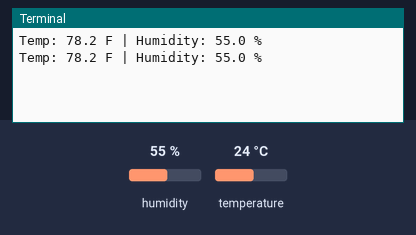
This program was run on a simulated Raspberry Pi (BCM pin numbers). Parts: the last lines printed to the terminal. The test bench sets the inputs (shaded band); at power-on: humidity 55 %, temperature 24 °C.

Above: at 1.2 s.
1.3 s: humidity set to 22 %
At 2.0 s:
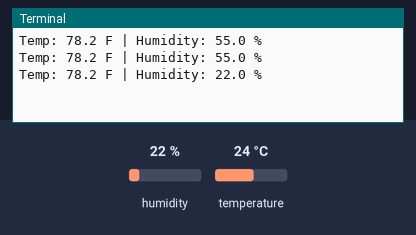
2.8 s: temperature set to 12 °C
At 3.6 s:
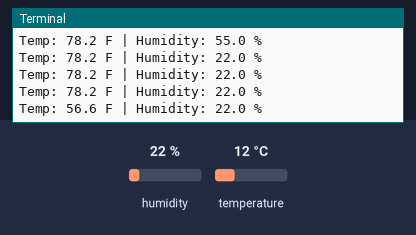
4.3 s: humidity set to 40 %
At 4.3 s:
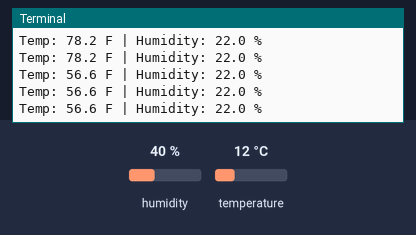
Timing chart, 0 to 7.3 s (numbered marks = the images above; inputs shaded):
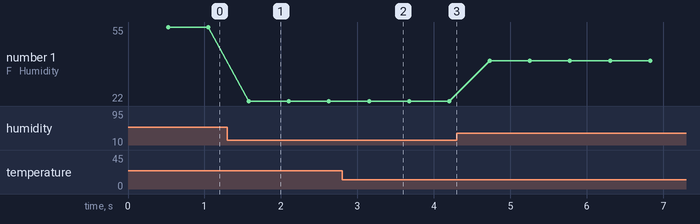

Measured:
- after the input at 1.3 s, the terminal: prints a new line after 0.28 s (image 1)
- after the input at 2.8 s, the terminal: prints a new line after 0.35 s (image 2)
- plotted number 1: 55 → 22 after the input at 1.3 s, 22 → 40 after the input at 4.3 s

The program:

main.py
```python
#!/usr/bin/env python
#
# Read of a DT11 Temperature/Humidity sensor with a Raspberry PI 3 B+.
# Assumes the sensor has a built-in 10k pull-up resistor, but if not,
# ensure you add a 10k resistor from DATA to +5V on the Raspberry PI.
# Assumes the following wiring:
#
# - GND to RasPi GND
# - VCC to RasPi +5V
# - DATA to RasPi GPIO4
# - DATA to 10k pull-up resistor to RasPi +5V (only needed if no 10k
#   built-in pull-up resistor is present)
#
# Prerequisites for Adafruit_DHT library:
#   sudo apt-get install git-core build-essential python-dev
#   git clone https://github.com/adafruit/Adafruit_python_DHT.git
#   cd Adafruit_Python_DHT/
#   sudo python setup.py install

import Adafruit_DHT

sensor = Adafruit_DHT.DHT11
sensor_pin = 4

# read and print temperature/humidity every 2 seconds (default for read_retry)
while True:
    humidity, temperature = Adafruit_DHT.read_retry(sensor, sensor_pin)
    print("Temp: {0:0.1f} F | Humidity: {1:0.1f} %".format(((temperature/5)*9)+35, humidity))
```
